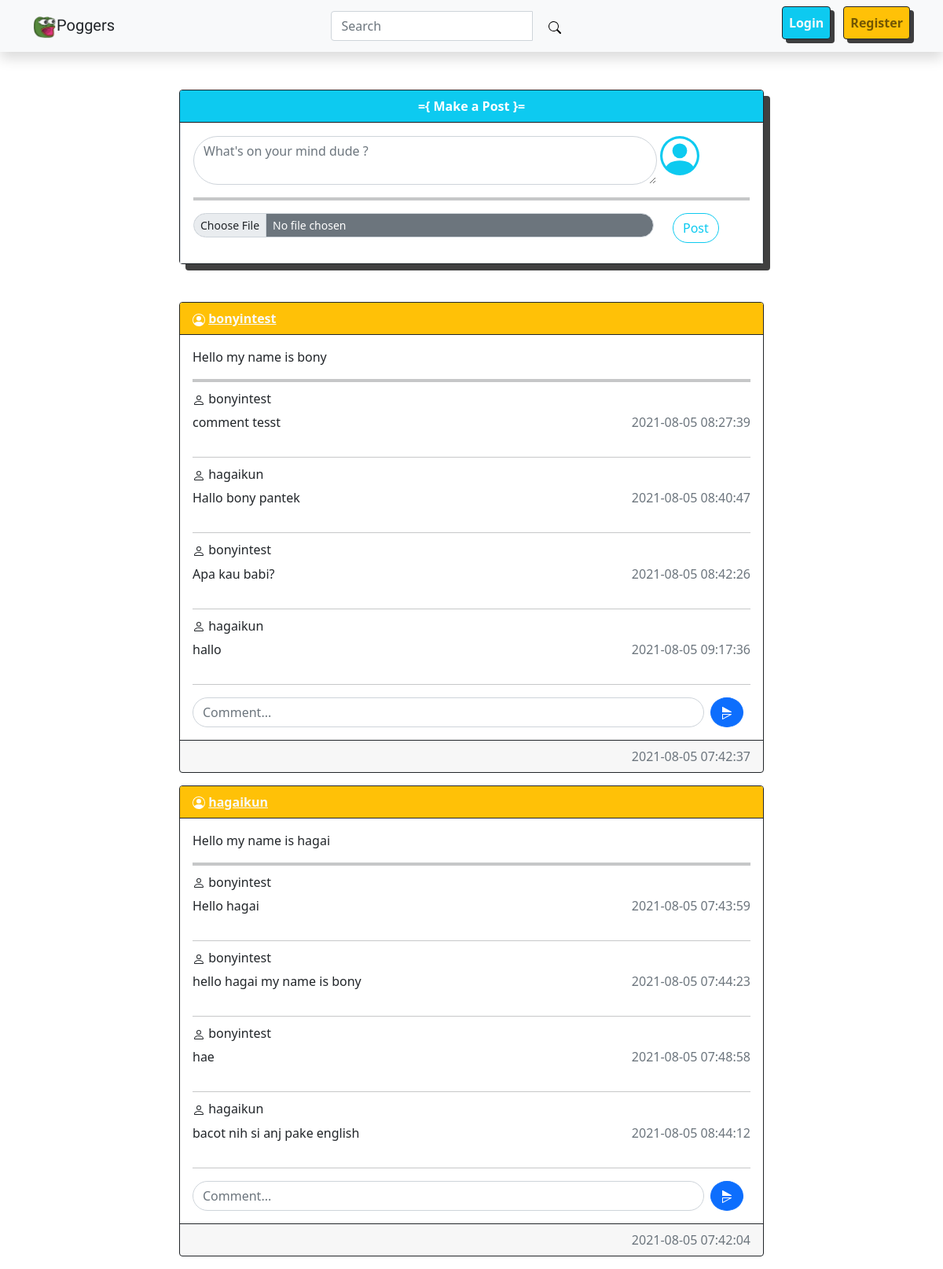
The page /home on the database its author committed.
### website/models.py (models this page shows)
class Posts(db.Model):
    id = db.Column(db.Integer, primary_key=True)
    post = db.Column(db.Text, nullable=False)
    author = db.Column(db.Integer, db.ForeignKey('user.id', ondelete="CASCADE"), nullable=False)
    date_created = db.Column(db.DateTime(timezone=True), default=func.now())
    comments = db.relationship('Comments', backref='posts', passive_deletes=True)

class User(db.Model, UserMixin):
    id = db.Column(db.Integer, primary_key=True)
    email =db.Column(db.String(150), unique = True)
    name = db.Column(db.String(150), unique=True)
    password = db.Column(db.String(150))
    date_created = db.Column(db.DateTime(timezone=True), default=func.now())
    posts = db.relationship('Posts', backref='user', passive_deletes=True)
    comments = db.relationship('Comments', backref='user', passive_deletes=True)

class Comments(db.Model):
    id = db.Column(db.Integer, primary_key=True)
    text = db.Column(db.String(200), nullable=False)
    author = db.Column(db.Integer, db.ForeignKey('user.id', ondelete="CASCADE"), nullable=False)
    post_id = db.Column(db.Integer, db.ForeignKey('posts.id', ondelete="CASCADE"), nullable=False)
    date_created = db.Column(db.DateTime(timezone=True), default=func.now())

### website/views.py (the view)
@views.route("/")
@views.route("/home")
def home():
    posts = Posts.query.order_by(Posts.date_created.desc())
    return render_template("home.html", user = current_user, posts = posts)

### website/templates/home.html (shortened to what this page needs)
{% extends "base.html" %} {% block title %}Poggers - Home{% endblock %} {% block content %}
<div class="d-flex justify-content-center">
  <div class="col-sm-8">
    <div class="card rounded-start border border-dark card-post mb-5">
      <div class="card-header bg-info border-dark text-center text-white"><strong>={ Make a Post }=</strong></div>
      <div class="card-body border">
        <form method="POST" action="/create-post">
          <div class="d-flex justify-content-between align-item-center">
            <div class="col-sm-10">
              <textarea class="form-control rounded-pill" placeholder="What's on your mind dude ?" id="post" name="post" rows="2" required></textarea>
            </div>
            <div class="col-sm-2 ms-1">
            </div>
          </div>
          <hr class="border border-2 border-dark" />
          <div class="row">
            <div class="col-sm-10 mb-2">
              <input class="form-control form-control-sm mb-2 rounded-pill bg-secondary text-white" id="formFileSm" type="file" />
            </div>
            <div class="col-sm-2"><button type="submit" class="btn btn-outline-info rounded-pill">Post</button></div>
          </div>
        </form>
      </div>
    </div>
    {% for post in posts %}
    <div class="card rounded-start border border-dark mb-3">
      <div class="card-header bg-warning border-dark text-left text-white d-flex justify-content-between align-item-center">
        <strong
          >
          <a href="/posts/{{post.user.name}}" class="text-light">{{post.user.name}}</a></strong
        >
      </div>
      <div class="card-body">
        <p class="card-text">{{post.post}}</p>
        <hr class="border border-2 border-dark" />
        {% for comment in post.comments %}
        <h6 class="card-subtitle mb-2">
          {{comment.user.name}}
        </h6>
        <div class="d-flex justify-content-between align-item-center">
          <p class="card-text">{{comment.text}}</p>
          <p class="card-text text-muted">{{comment.date_created}}</p>
        </div>
        <hr />
        {% endfor %}
        <form method="POST" action="/create-comment/{{post.id}}" class="d-flex justify-content-between align-item-center">
          <div class="col-sm-11">
            <input type="text" class="form-control rounded-pill" id="text" name="text" placeholder="Comment..." />
          </div>
          <div class="col-sm-1">
            <button type="submit" class="btn btn-primary rounded-circle ms-2">
            </button>
          </div>
        </form>
      </div>
      <div class="card-footer text-muted border-dark text-end">{{post.date_created}}</div>
    </div>
    {% endfor %}
  </div>
</div>
{% endblock %}

### website/static/css/style.css (style rules this page uses)
.card-post { -webkit-box-shadow: 8px 8px 0px 0px rgba(0, 0, 0, 0.75); -moz-box-shadow: 8px 8px 0px 0px rgba(0, 0, 0, 0.75); box-shadow: 8px 8px 0px 0px rgba(0, 0, 0, 0.75); }

### rows shown on the page
Posts: user.name "bonyintest", post "Hello my name is bony", date_created "2021-08-05 07:42:37"
Comments: user.name "bonyintest", text "comment tesst", date_created "2021-08-05 08:27:39"
Comments: user.name "hagaikun", text "Hallo bony pantek", date_created "2021-08-05 08:40:47"
Comments: user.name "bonyintest", text "Apa kau babi?", date_created "2021-08-05 08:42:26"
Comments: user.name "hagaikun", text "hallo", date_created "2021-08-05 09:17:36"
Posts: user.name "hagaikun", post "Hello my name is hagai", date_created "2021-08-05 07:42:04"
Comments: user.name "bonyintest", text "Hello hagai", date_created "2021-08-05 07:43:59"
Comments: user.name "bonyintest", text "hello hagai my name is bony", date_created "2021-08-05 07:44:23"
Comments: user.name "bonyintest", text "hae", date_created "2021-08-05 07:48:58"
Comments: user.name "hagaikun", text "bacot nih si anj pake english", date_created "2021-08-05 08:44:12"
